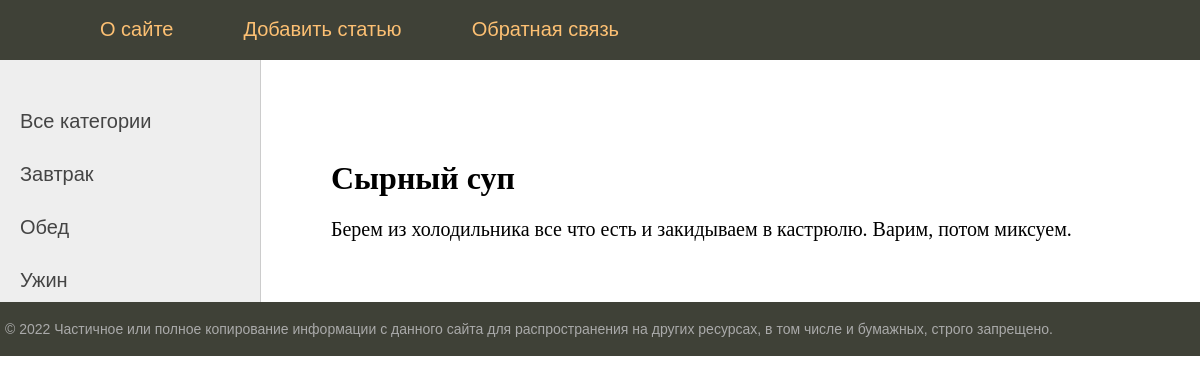
The app's page /sirniy_sup/ with its own data.
### recipes_app/models.py (models this page shows, shortened)
class Category(models.Model):
    name = models.CharField(max_length=100, db_index=True, verbose_name="Категория")
    slug = models.SlugField(max_length=255, unique=True, db_index=True, verbose_name="URL")

class Recipes(models.Model):
    title = models.CharField(max_length=255, verbose_name="Название блюда")
    slug = models.SlugField(max_length=255, unique=True, db_index=True, verbose_name="URL")
    content = models.TextField(blank=True, verbose_name="Рецепт")
    photo = models.ImageField(upload_to='photos/%Y/%m/%d', null=True, blank=True, verbose_name="Фото")
    time_create = models.DateTimeField(auto_now_add=True)
    time_update = models.DateTimeField(auto_now=True)
    is_published = models.BooleanField(default=True, verbose_name="Опубликовано")
    cat = models.ForeignKey('Category', on_delete=models.PROTECT,  null=True, verbose_name="Категория")
    class Meta:
        verbose_name_plural = 'Рецепты'
        ordering = ['id']

### recipes_app/views.py (the view)
# urls.py: path('<slug:post_slug>/', ShowPost.as_view(), name='post'),
class ShowPost(DataMixin,  DetailView):
    model = Recipes
    template_name = 'recipes_app/post.html'
    slug_url_kwarg = 'post_slug'
    context_object_name = 'post'
    def get_context_data(self, *, object_list=None, **kwargs):
        context = super().get_context_data(**kwargs)
        c_def = self.get_user_context(title=context['post'])
        return context | c_def

### recipes_app/utils.py (called while the page is built)
    def get_user_context(self, **kwargs):
        context = kwargs
        cats = Category.objects.all()
        context['cats'] = cats
        context['menu'] = menu
        return context

### recipes_app/templates/recipes_app/post.html (shortened to what this page needs)
{% extends 'recipes_app/base.html' %}
{% block content %}
<h1>{{post.title}}</h1>
{{post.content|linebreaks}}
{% endblock %}

### recipes_app/templates/recipes_app/base.html (shortened to what this page needs)
{% load static %}
<!DOCTYPE html>
<html>
<head>
    <link type="text/css" href="{% static 'women/css/styles.css' %}" rel="stylesheet" />
</head>
<body>
{% block mainmenu %}
		<div class="header">
			<ul id="mainmenu" class="mainmenu">
			    <li class="logo"><a href="{% url 'home' %}"><div class="logo"></div></a></li>
                {% for m in menu %}
			      <li><a href="{% url m.url_name %}">{{m.title}}</a></li>
                {% endfor %}
            </ul>
{% endblock mainmenu %}
   <table class="table-content" border=0 cellpadding="0" cellspacing="0">
<tr>
	<td valign="top" class="left-chapters">
	<ul id="leftchapters">
		<li><a href="{% url 'home' %}">Все категории</a></li>
{% for c in cats %}
		<li><a href="{% url 'home' %}">{{c.name}}</a></li>
{% endfor %}
	</ul>
</td>
<td valign="top" class="content">
	<div class="content-text">
{% block content %}
{% endblock %}
	</div>
</td></tr></table>
<tr><td valign=top>
	<div id="footer">
		<p>&copy; 2022 Частичное или полное копирование информации с данного сайта для распространения на других ресурсах, в том числе и бумажных, строго запрещено.</p>
	</div>
</td></tr></table>
</body>
</html>

### recipes_app/static/css/styles.css (style rules this page uses)
html, body { font-family: 'Arial'; margin: 0; padding: 0; height: 100%; width: 100%; color: #444; }
a { color: #0059b2; text-decoration: none; }
.header { background: #3F4137; height: 60px; }
.logo { background: url('../images/logo.png') no-repeat 10px 5px; width: 70px; height: 60px; }
ul.mainmenu { list-style: none; margin: 0; padding: 0; height: 60px; color: #fdc073; font-size: 20px; overflow: hidden; }
ul.mainmenu li { float: left; margin: 18px 40px 0 30px; }
ul.mainmenu li.logo { margin: 0; }
ul.mainmenu li a { color: #fdc073; text-decoration: none; }
.table-content { width: 100%; min-height: 100%; height: 100%; }
.left-chapters { margin: 0; background: #eee; border-right: 1px solid #ccc; min-height: 100%; }
.left-chapters ul { width: 230px; min-height: 100%; margin: 0; padding: 20px 10px 10px 20px; list-style: none; font-size: 20px; }
.left-chapters ul li { margin: 30px 0 0 0; color: #999; }
.left-chapters ul li a { color: #444; text-decoration: none; }
.content { padding: 40px 20px 20px 40px; width: 100%; box-sizing: border-box; }
.content-text { margin: 60px 0 0 30px; color: #000; font-size: 20px; font-family: Yandex Sans Display Light; }
.content-text h1 { font-size: 32px; }
#footer { box-sizing: border-box; background: #3F4137; padding: 5px; color: #aaa; font-size: 14px; font-family: Verdana, Geneva, Arial, Helvetica; text-align: left; overflow: hidden; }

### records on screen
Category: name "Завтрак"
Category: name "Обед"
Category: name "Ужин"
Recipes: title "Сырный суп", content "Берем из холодильника все что есть и закидываем в кастрюлю. Варим, потом миксуем."

### other values on screen
{{ m.title }} "О сайте" "Добавить статью" "Обратная связь"
